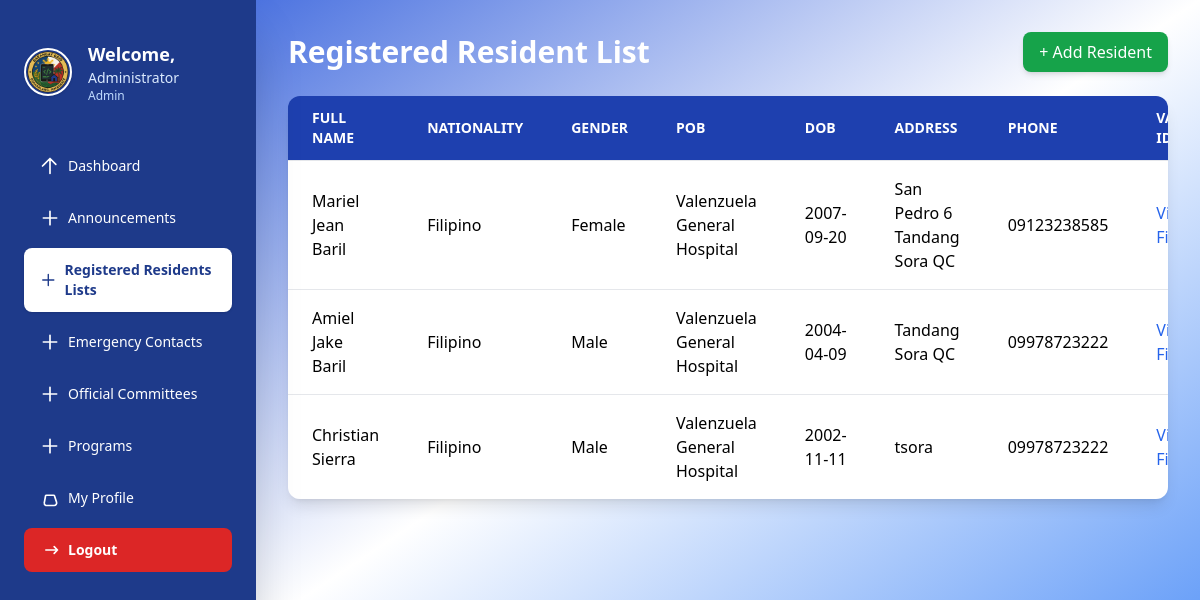
Screenshot of /admin/registered_residents.php (signed in) with the database file from the repository.
### tables this page shows
CREATE TABLE `registered_residents` (
  `id` int(11) NOT NULL,
  `full_name` varchar(255) DEFAULT NULL,
  `nationality` varchar(100) DEFAULT NULL,
  `gender` varchar(10) DEFAULT NULL,
  `pob` varchar(255) DEFAULT NULL,
  `dob` date DEFAULT NULL,
  `current_address` text DEFAULT NULL,
  `civil_status` enum('Single','Married','Widowed','Separated','Divorced') DEFAULT NULL,
  `employment_status` varchar(100) DEFAULT NULL,
  `religion` varchar(100) DEFAULT NULL,
  `phone` varchar(15) DEFAULT NULL,
  `email` varchar(255) DEFAULT NULL,
  `family_members` text DEFAULT NULL,
  `created_at` timestamp NOT NULL DEFAULT current_timestamp(),
  `valid_id` varchar(255) DEFAULT NULL,
  `face_token` varchar(255) DEFAULT NULL
);

### admin/registered_residents.php (the view, shortened to what this page needs)
<?php
$conn = new mysqli("localhost:3307", "root", "", "barangay_management_system");
$sql = "SELECT * FROM registered_residents";
$result = $conn->query($sql);
?>
<!DOCTYPE html>
<html lang="en">
<head>
  <script src="https://cdn.tailwindcss.com "></script>
</head>
<body class="bg-gradient-to-br from-blue-700 via-white to-blue-500">
<div id="sidebar">
    <?php include 'admin_sidebar.php'; ?>
</div>
<div id="main-content" class="p-8">
    <div class="flex items-center justify-between mb-6">
        <h1 class="text-3xl font-bold text-white">Registered Resident List</h1>
        <button onclick="openModal()" class="bg-green-600 hover:bg-green-700 text-white px-4 py-2 rounded-lg shadow-md transition">+ Add Resident</button>
    </div>
    <div class="overflow-x-auto bg-white rounded-xl shadow-lg">
        <table class="min-w-full divide-y divide-gray-200">
            <thead class="bg-blue-800 text-white">
                <tr>
    <th class="px-6 py-3 text-left text-sm uppercase">Full Name</th>
    <th class="px-6 py-3 text-left text-sm uppercase">Nationality</th>
    <th class="px-6 py-3 text-left text-sm uppercase">Gender</th>
    <th class="px-6 py-3 text-left text-sm uppercase">POB</th>
    <th class="px-6 py-3 text-left text-sm uppercase">DOB</th>
    <th class="px-6 py-3 text-left text-sm uppercase">Address</th>
    <th class="px-6 py-3 text-left text-sm uppercase">Phone</th>
    <th class="px-6 py-3 text-left text-sm uppercase">Valid ID</th>
</tr>
            </thead>
            <tbody class="divide-y divide-gray-200">
<?php while ($row = $result->fetch_assoc()): ?>
<tr class="hover:bg-gray-100">
    <td class="px-6 py-4"><?= htmlspecialchars($row['full_name']) ?></td>
    <td class="px-6 py-4"><?= htmlspecialchars($row['nationality']) ?></td>
    <td class="px-6 py-4"><?= htmlspecialchars($row['gender']) ?></td>
    <td class="px-6 py-4"><?= htmlspecialchars($row['pob']) ?></td>
    <td class="px-6 py-4"><?= htmlspecialchars($row['dob']) ?></td>
    <td class="px-6 py-4"><?= htmlspecialchars($row['current_address']) ?></td>
    <td class="px-6 py-4"><?= htmlspecialchars($row['phone']) ?></td>
    <td class="px-6 py-4">
        <?php if (!empty($row['valid_id'])): ?>
            <a href="<?= htmlspecialchars($row['valid_id']) ?>" target="_blank" class="text-blue-600 hover:underline">View File</a>
        <?php else: ?>
            —
        <?php endif; ?>
    </td>
</tr>
<?php endwhile; ?>
            </tbody>
        </table>
    </div>
</div>
</body>
</html>

### admin/admin_sidebar.php
<?php
$current_page = basename($_SERVER['PHP_SELF']);
?>
<div class="fixed top-0 left-0 w-64 h-screen bg-primary text-white flex flex-col py-10 px-6 shadow-2xl z-50">
  <div class="flex items-center space-x-4 mb-10">
    <img src="../images/Gaid.png" class="w-12 h-12 rounded-full border-2 border-white shadow" alt="Logo">
    <div>
      <h2 class="text-lg font-bold">Welcome,</h2>
      <p class="text-sm text-blue-100"><?php echo $_SESSION['full_name']; ?></p>
      <p class="text-xs text-blue-200">Admin</p>
    </div>
  </div>
  <nav class="flex-1 space-y-2 text-sm">
    <a href="admin_dashboard.php" class="flex items-center px-4 py-3 rounded-lg <?php echo ($current_page == 'resident_dashboard.php') ? 'bg-white text-primary font-semibold shadow' : 'hover:bg-white hover:text-primary hover:font-semibold'; ?> transition">
      <svg class="w-5 h-5 mr-2" fill="none" stroke="currentColor" viewBox="0 0 24 24">
        <path d="M3 12l2-2m0 0l7-7 7 7m-7-7v18" stroke-width="2" stroke-linecap="round" stroke-linejoin="round"/>
      </svg>
      Dashboard
    </a>
    <a href="announcements.php" class="flex items-center px-4 py-3 rounded-lg <?php echo ($current_page == 'announcements.php') ? 'bg-white text-primary font-semibold shadow' : 'hover:bg-white hover:text-primary hover:font-semibold'; ?> transition">
      <svg class="w-5 h-5 mr-2" fill="none" stroke="currentColor" viewBox="0 0 24 24">
        <path d="M12 4v16m8-8H4" stroke-width="2" stroke-linecap="round" stroke-linejoin="round"/>
      </svg>
     Announcements
    </a>
    <a href="registered_residents.php" class="flex items-center px-4 py-3 rounded-lg <?php echo ($current_page == 'registered_residents.php') ? 'bg-white text-primary font-semibold shadow' : 'hover:bg-white hover:text-primary hover:font-semibold'; ?> transition">
      <svg class="w-5 h-5 mr-2" fill="none" stroke="currentColor" viewBox="0 0 24 24">
        <path d="M12 4v16m8-8H4" stroke-width="2" stroke-linecap="round" stroke-linejoin="round"/>
      </svg>
     Registered Residents Lists
    </a>
     <a href="emergency_contacts.php" class="flex items-center px-4 py-3 rounded-lg <?php echo ($current_page == 'emergency_contacts.php') ? 'bg-white text-primary font-semibold shadow' : 'hover:bg-white hover:text-primary hover:font-semibold'; ?> transition">
      <svg class="w-5 h-5 mr-2" fill="none" stroke="currentColor" viewBox="0 0 24 24">
        <path d="M12 4v16m8-8H4" stroke-width="2" stroke-linecap="round" stroke-linejoin="round"/>
      </svg>
     Emergency Contacts
    </a>
    <a href="officials_committees.php" class="flex items-center px-4 py-3 rounded-lg <?php echo ($current_page == 'officials_committees.php') ? 'bg-white text-primary font-semibold shadow' : 'hover:bg-white hover:text-primary hover:font-semibold'; ?> transition">
      <svg class="w-5 h-5 mr-2" fill="none" stroke="currentColor" viewBox="0 0 24 24">
        <path d="M12 4v16m8-8H4" stroke-width="2" stroke-linecap="round" stroke-linejoin="round"/>
      </svg>
     Official Committees
    </a>
    <a href="programs.php" class="flex items-center px-4 py-3 rounded-lg <?php echo ($current_page == 'programs.php') ? 'bg-white text-primary font-semibold shadow' : 'hover:bg-white hover:text-primary hover:font-semibold'; ?> transition">
      <svg class="w-5 h-5 mr-2" fill="none" stroke="currentColor" viewBox="0 0 24 24">
        <path d="M12 4v16m8-8H4" stroke-width="2" stroke-linecap="round" stroke-linejoin="round"/>
      </svg>
     Programs
    </a>
    <a href="#" class="flex items-center px-4 py-3 rounded-lg <?php echo ($current_page == '#') ? 'bg-white text-primary font-semibold shadow' : 'hover:bg-white hover:text-primary hover:font-semibold'; ?> transition">
      <svg class="w-5 h-5 mr-2" fill="none" stroke="currentColor" viewBox="0 0 24 24">
        <path d="M5.121 17.804A3 3 0 007 21h10a3 3 0 002.879-3.804L17.34 9.37a1 1 0 00-.97-.7h-8.74a1 1 0 00-.97.7L5.12 17.804z" stroke-width="2" stroke-linecap="round" stroke-linejoin="round"/>
      </svg>
      My Profile
    </a>
    <a href="logout.php" class="flex items-center px-4 py-3 rounded-lg bg-red-600 hover:bg-red-700 transition font-semibold">
      <svg class="w-5 h-5 mr-2" fill="none" stroke="currentColor" viewBox="0 0 24 24">
        <path d="M17 16l4-4m0 0l-4-4m4 4H7" stroke-width="2" stroke-linecap="round" stroke-linejoin="round"/>
      </svg>
      Logout
    </a>
  </nav>
</div>

### admin/registered_residents.php (style rules this page uses)
#sidebar { position: fixed; top: 0; left: 0; height: 100vh; width: 16rem; overflow-y: auto; z-index: 50; }
#main-content { margin-left: 16rem; height: 100vh; overflow-y: auto; }

### rows the page displays
registered_residents: full_name "Mariel Jean Baril", nationality "Filipino", gender "Female", pob "Valenzuela General Hospital", dob "2007-09-20", current_address "San Pedro 6 Tandang Sora QC", phone "09123238585"
registered_residents: full_name "Amiel Jake Baril", nationality "Filipino", gender "Male", pob "Valenzuela General Hospital", dob "2004-04-09", current_address "Tandang Sora QC", phone "09978723222"
registered_residents: full_name "Christian Sierra", nationality "Filipino", gender "Male", pob "Valenzuela General Hospital", dob "2002-11-11", current_address "tsora", phone "09978723222"

### other values shown
$_SESSION['full_name'] "Administrator"
